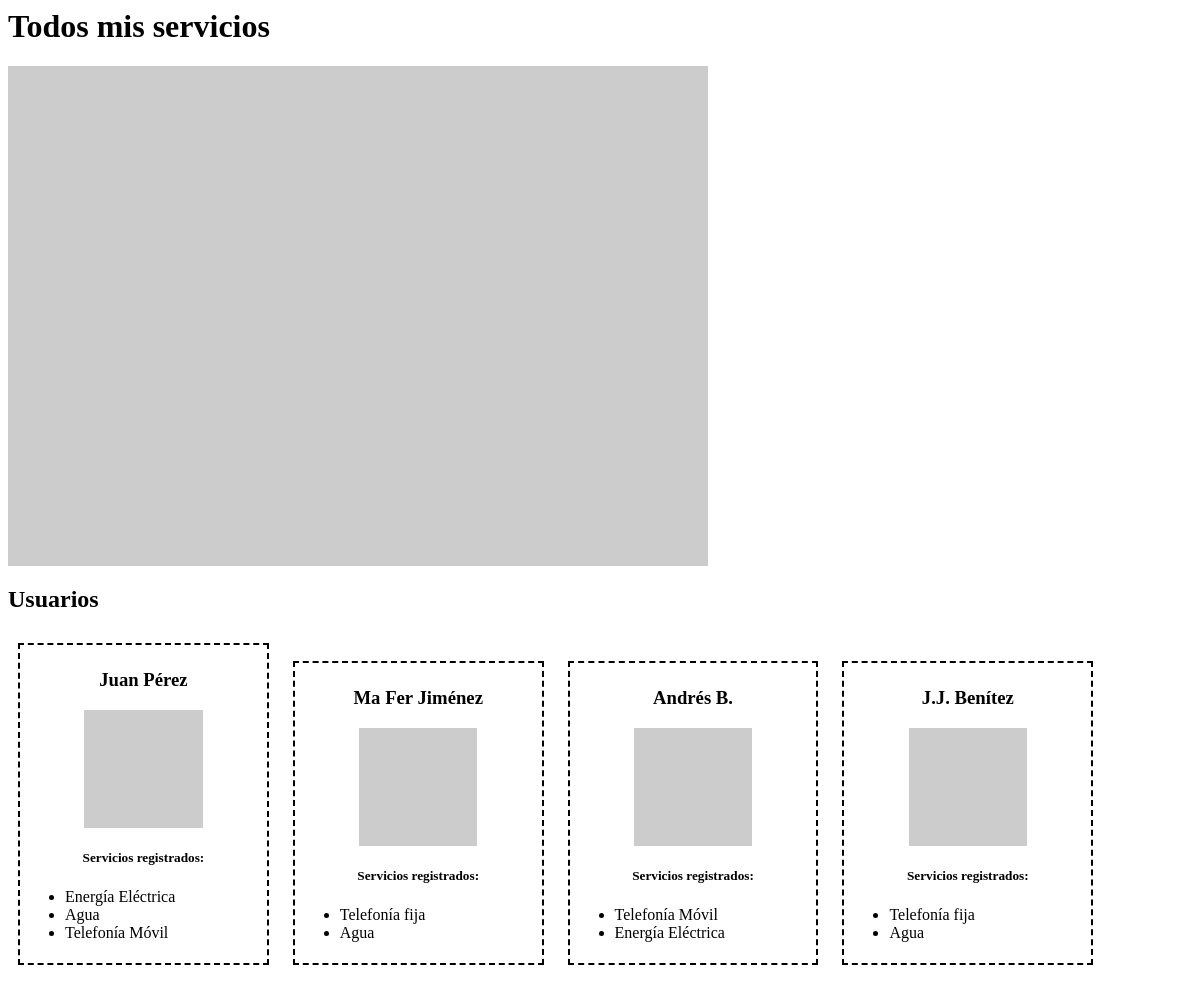
Screenshot of /usuarios/ with the database file from the repository.
### usuarios/models.py (models this page shows)
class Usuario(models.Model):
	nombreUsuario = models.CharField(max_length=200)
	apellidoUsuario = models.CharField(max_length=200)
	def __str__(self):
		return self.nombreUsuario + " " + self.apellidoUsuario

class Servicio(models.Model):
	nombreServicio = models.CharField(max_length=200)
	def __str__(self):
		return self.nombreServicio

### usuarios/views.py (the view)
# urls.py: path('', views.index, name='index'),
def index(request):
	datos = Usuario_Servicio.objects.all()
	dicc = {}
	for dato in datos:
		dicc[dato.usuario]=[]
	for dato in datos:
		dicc[dato.usuario]+=[dato.servicio]
	return render(request,'usuarios/index.html',{'datos':dicc})

### usuarios/templates/usuarios/index.html
{% load staticfiles %}
<!DOCTYPE=html>
<html>
	<head>
		<link rel="stylesheet" href="{% static 'css/index.css' %}">
	</head>
	<body>
		<h1>Todos mis servicios</h1>
		<img src="http://via.placeholder.com/700x500">
		<h2>Usuarios</h2>
		<div class="contenedor">
			{%for clave,valor in datos.items%}
				<div class="item">
					<h3>{{clave}}</h3>
					<img src="http://via.placeholder.com/300x300">
					<h5>Servicios registrados:</h5>
					<ul>
					{%for servicio in valor%}
						<li>{{servicio}}</li>
					{%endfor%}
					</ul>
				</div>
			{%endfor%}
		</div>
	</body>
</html

### usuarios/static/css/index.css (style rules this page uses)
div .item { display: inline-block; text-align: center; width: 20%; border: 2px dashed; padding: 5px; margin: 10px; }
div .item ul { text-align: left; }
div .item img { width: 50%; }

### rows the page displays
Usuario: nombreUsuario+apellidoUsuario "Juan Pérez"
Servicio: nombreServicio "Energía Eléctrica"
Servicio: nombreServicio "Agua"
Servicio: nombreServicio "Telefonía Móvil"
Usuario: nombreUsuario+apellidoUsuario "Ma Fer Jiménez"
Servicio: nombreServicio "Telefonía fija"
Usuario: nombreUsuario+apellidoUsuario "Andrés B."
Usuario: nombreUsuario+apellidoUsuario "J.J. Benítez"
